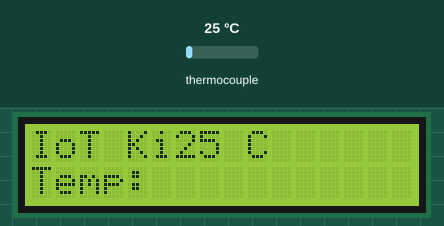
The sketch below on a simulated Arduino Uno, built with avr-gcc and run on an emulated ATmega328P. Shown: 16×2 character LCD. The inputs (shaded band) are chosen by the test bench; at power-on: thermocouple 25 °C.

Above: at 1.3 s.
1.4 s: thermocouple set to 6 °C
At 3.3 s:
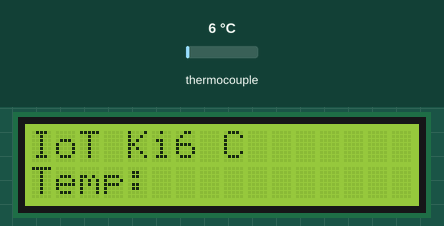
3.6 s: thermocouple set to 75 °C
At 5.2 s:
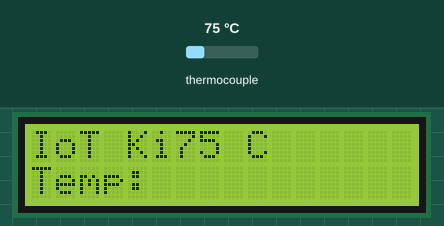
5.7 s: thermocouple set to 150 °C
At 7.3 s:
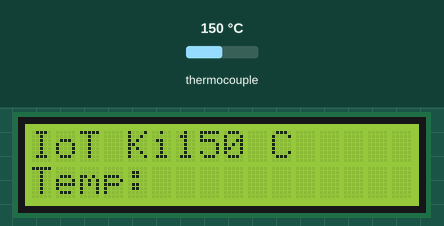
Timing chart, 0 to 8.8 s (numbered marks = the images above; inputs shaded):
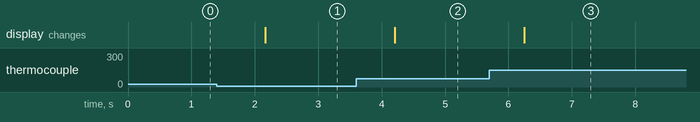

The sketch:

Temp_Micro.ino
```cpp
#include <SoftwareSerial.h>
//LCD
#include <Wire.h>               //https://bitbucket.org/fmalpartida/new-liquidcrystal/downloads/
#include <LCD.h>
#include <LiquidCrystal_I2C.h>
//Temp sensor
#include <Adafruit_MAX31856.h>

//Initialize the bluetooth pins
SoftwareSerial Bluetooth(10, 9); // RX, TX

//Initializing the temperature sensor amplifier pins
// Use software SPI: CS, DI, DO, CLK
Adafruit_MAX31856 maxthermo = Adafruit_MAX31856(5,6,7,8);

LiquidCrystal_I2C lcd(0x27,2,1,0,4,5,6,7);  //Set-up LCD screen

int temp = 0;       //Initialize temp variables
int prevTemp = 0;

void setup() {
  Serial.begin(9600);
  Bluetooth.begin(9600);       //Set up bluetooth serial communication

  lcd.begin(16,2);                      //Set up the LCD screen
  lcd.setBacklightPin(3,POSITIVE);
  lcd.setBacklight(HIGH);
  lcd.home();
  lcd.print("IoT Kitchen         ");
  lcd.setCursor(0,1);
  lcd.print("Please Wait...       ");

  maxthermo.begin();    //Start the temperature sensor
  maxthermo.setThermocoupleType(MAX31856_TCTYPE_K);   //Set the type of the temperature sensor

  lcd.setCursor (0,1);
  lcd.print("Temp:              ");
}

void loop() {
  temp = round(maxthermo.readThermocoupleTemperature());

  if (temp != prevTemp) {       //If temperature changes, update the LCD
    lcd.setCursor (6,0);
    lcd.print(temp);
    lcd.print(" C          ");

    if (temp > 30) {          //If the temperature is above 30 C start sending data
      Bluetooth.print(temp);
      Bluetooth.print(" C \r\n");
    }
  }

  delay(1000);    //Save power and do not need that many data points
}
```

Measured:
- after the input at 1.4 s, the display: changes after 0.77 s (image 1)
- after the input at 3.6 s, the display: changes after 0.60 s (image 2)
- after the input at 5.7 s, the display: changes after 0.55 s (image 3)
